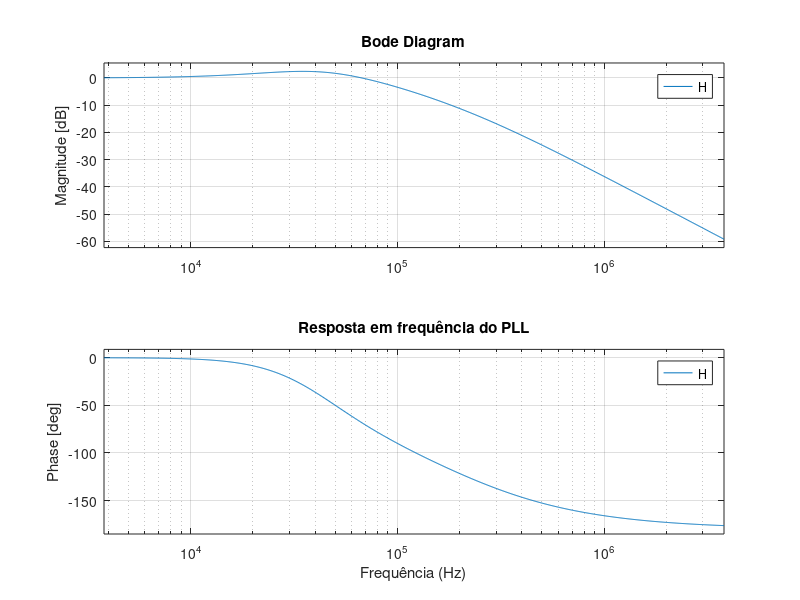
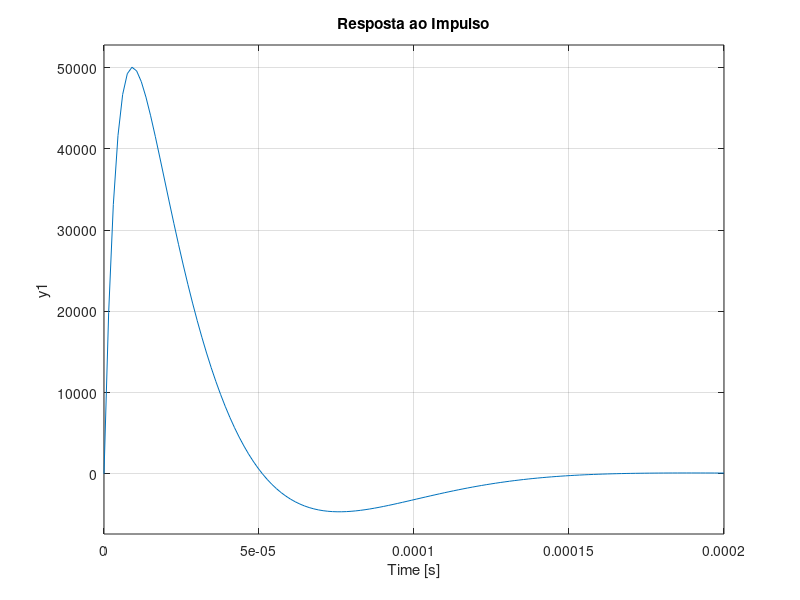
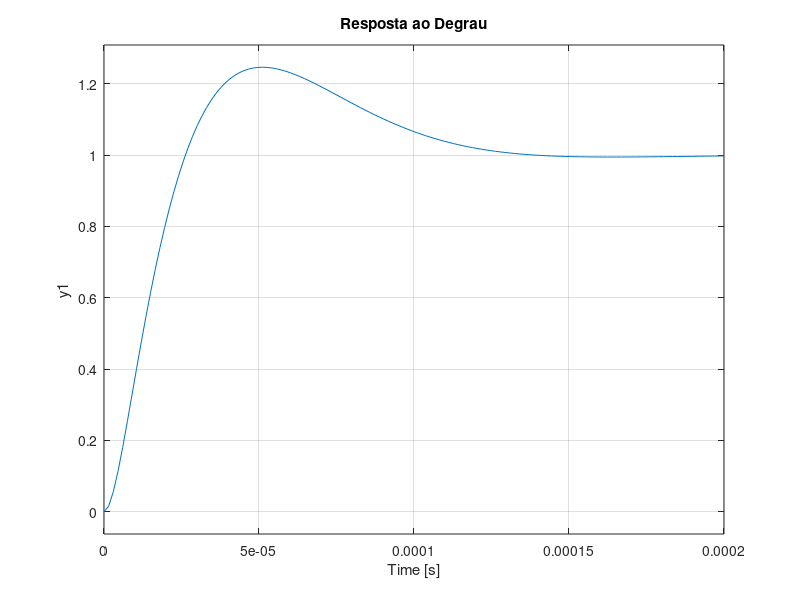

The MATLAB source for these figures, in order:
clc; clear; close all;

% Definição dos parâmetros do PLL
C1 = 200e-9;
C2 = 20e-9;
Cs = C1 * C2 / (C1 + C2);
N = 5;
R = 200;
KVCO = 10e6;
I = 1e-3;
Kphase = I / (2 * pi);

% Definição da variável Laplace
s = tf('s');

% Função de transferência do PLL (nova equação)
num = KVCO * Kphase * (1 + s * C1 * R);
den = s^2 * N * (C1 + C2) * (1 + s * Cs * R) + KVCO * Kphase * (1 + s * C1 * R);
H = num / den;

zeta = (C1 * R / 2) * sqrt(KVCO * Kphase / (N * (C1 + C2)));



% Frequência absoluta para análise de resposta em frequência
omega_n = sqrt(KVCO * Kphase / (N * (C1 + C2)));
omega = logspace(log10(0.1 * omega_n), log10(100 * omega_n), 1000);

% Cálculo do tempo de estabilização
t_s = 4 / (zeta * omega_n);

% Exibir os valores calculados
fprintf('Frequência natural (omega_n): %.2f Hz\n', omega_n);
fprintf('Fator de amortecimento (zeta): %.2f\n', zeta);
fprintf('Tempo de estabilização (t_s): %.6f s\n', t_s);

% Plotando resposta em frequência (Bode Plot)
figure;
bode(H, omega);
grid on;
title('Resposta em frequência do PLL');
xlabel('Frequência (Hz)');

% Plotando resposta ao impulso
figure;
impulse(H);
grid on;
title('Resposta ao Impulso');

% Plotando resposta ao degrau
figure;
step(H);
grid on;
title('Resposta ao Degrau');



